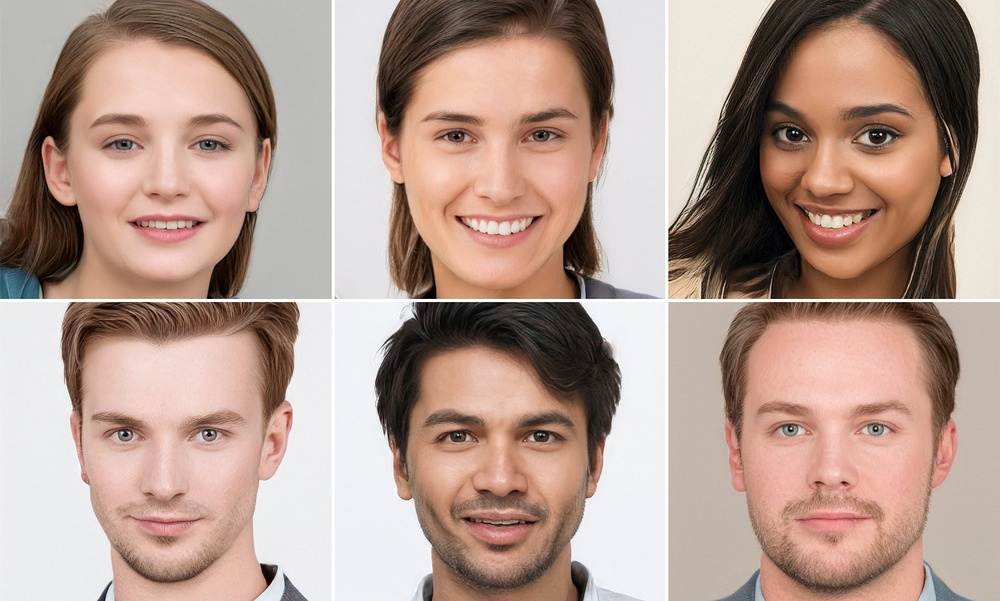
#> input picture faces.jpg, 1000 x 601 px, shrunk from 1908 x 1146 before the run
$ python inference.py
#> lines starting #> are read from the running program, lines starting #| are printed output that depends on the picture; after the words box and inside, x2 and y2 are one past the last pixel; in counts of white or black regions, pixels touching at a corner belong together
import cv2
import os

def run_detection():
    # Load pre-trained face detector (OpenCV built-in)
    model_path = cv2.data.haarcascades + 'haarcascade_frontalface_default.xml'
    # face_cascade = cv2.namedWindow('test') # Just to check OpenCV init
    face_cascade = cv2.CascadeClassifier(model_path)

    # Load an image (make sure to add 'input.jpg' to your repo!)
    img = cv2.imread('faces.jpg')
#> img is the input picture: shape (601, 1000, 3); mean B, G, R 143.6, 154.8, 180.4
    if img is None:
        print("Error: Could not find input.jpg")
        return

    print(f"Image Resolution: {img.shape[1]}x{img.shape[0]}")
#| Image Resolution: 1000x601

    gray = cv2.cvtColor(img, cv2.COLOR_BGR2GRAY)
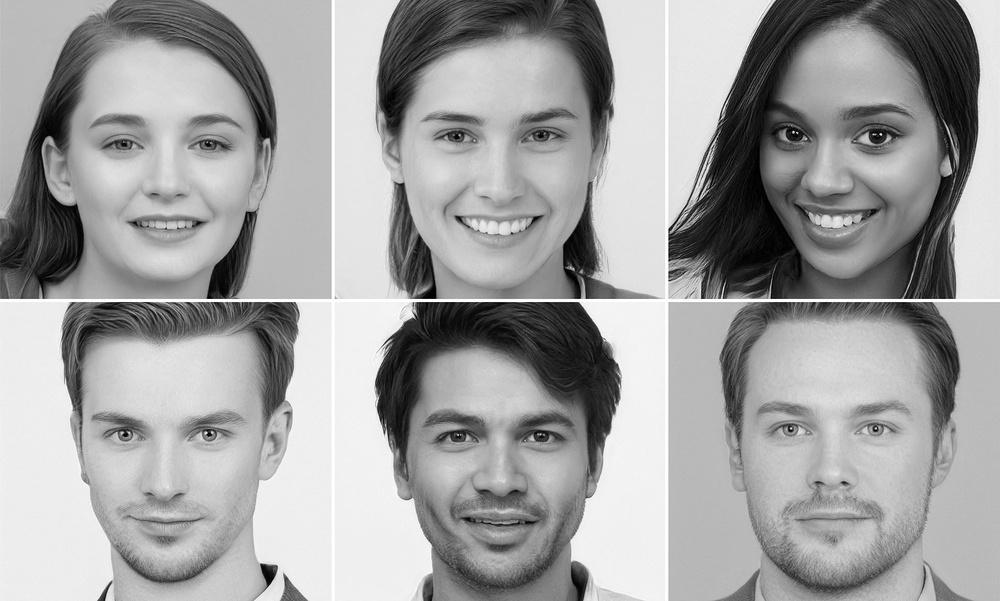
#> gray: shape (601, 1000); min 0, max 255, mean 161.2
    faces = face_cascade.detectMultiScale(gray, 1.1, 4)
#> faces = [[732, 49, 214, 214], [392, 353, 210, 210], [719, 335, 230, 230], [375, 42, 239, 239], [49, 50, 232, 232], [53, 342, 229, 229]]

    print(f"Detected {len(faces)} faces.")
#| Detected 6 faces.

    # Draw rectangles and save
    for (x, y, w, h) in faces:
        cv2.rectangle(img, (x, y), (x+w, y+h), (255, 0, 0), 2)
#> this loop made 6 passes
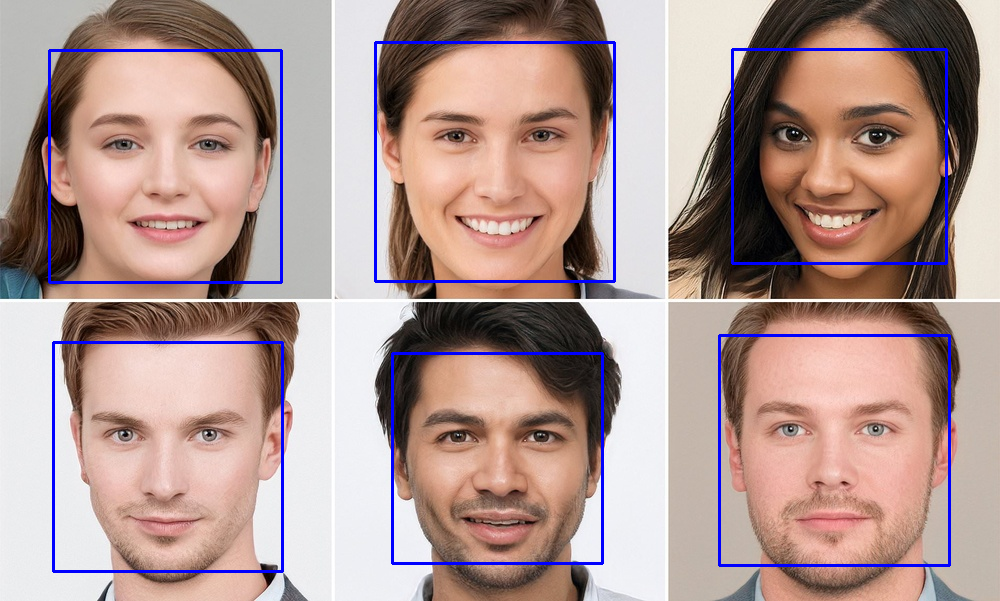
#> img: shape (601, 1000, 3); 2.7% of pixels changed, all inside (x1, y1, x2, y2) = (48, 41, 951, 573)

    cv2.imwrite('output.jpg', img)
    print("Inference complete. Saved to output.jpg")

if __name__ == "__main__":
    run_detection()

$ run again, with cat.jpg copied over faces.jpg
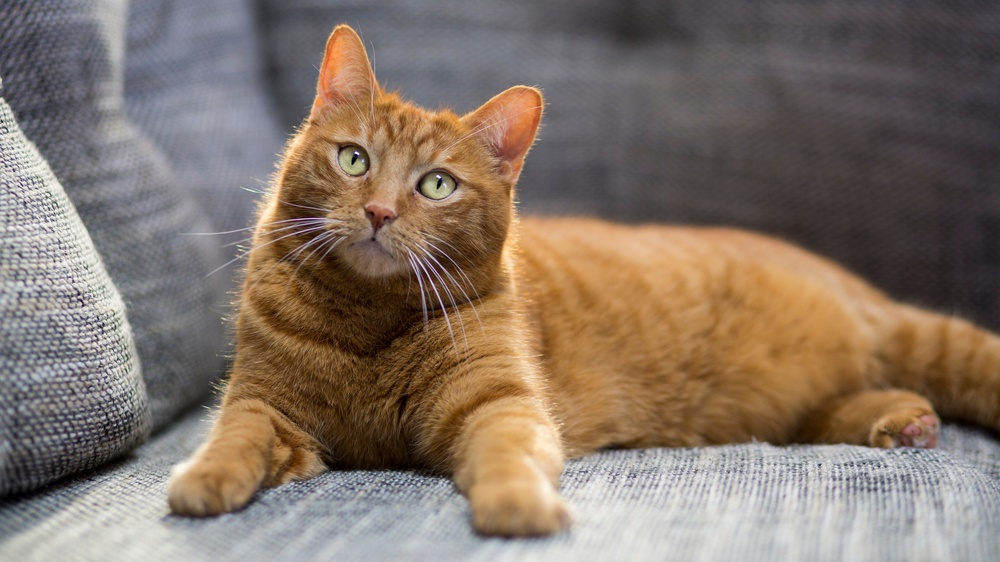
#> input picture cat.jpg, 1000 x 562 px, shrunk from 2121 x 1193 before the run
#> in run_detection, img is the input picture: shape (562, 1000, 3); mean B, G, R 103.8, 116.1, 131.8
#| Image Resolution: 1000x562
#> in run_detection, `gray = cv2.cvtColor(img, cv2.COLOR_BGR2GRAY)`:
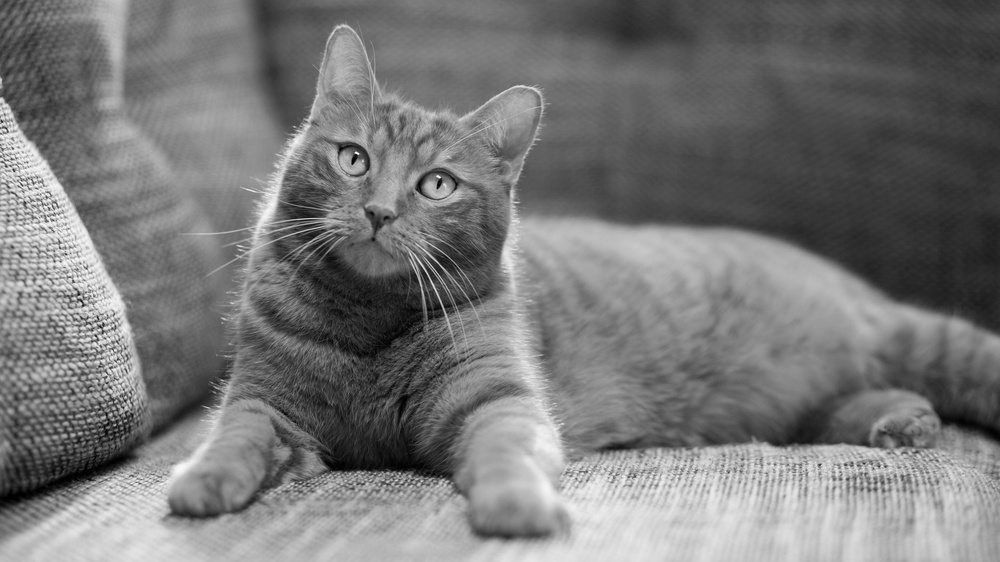
#> gray: shape (562, 1000); min 0, max 253, mean 119.4
#> faces = [[116, 276, 58, 58], [145, 59, 126, 126]]
#| Detected 2 faces.
#> the loop in run_detection, `for (x, y, w, h) in faces:` made 2 passes
#> after the loop in run_detection, `for (x, y, w, h) in faces:`:
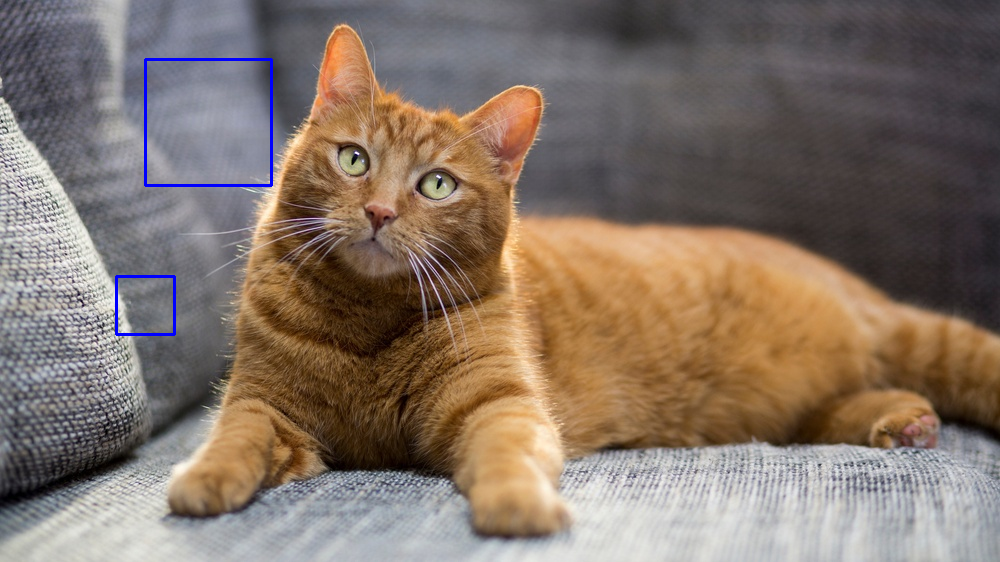
#> img: shape (562, 1000, 3); 0.39% of pixels changed, all inside (x1, y1, x2, y2) = (115, 58, 273, 336)
